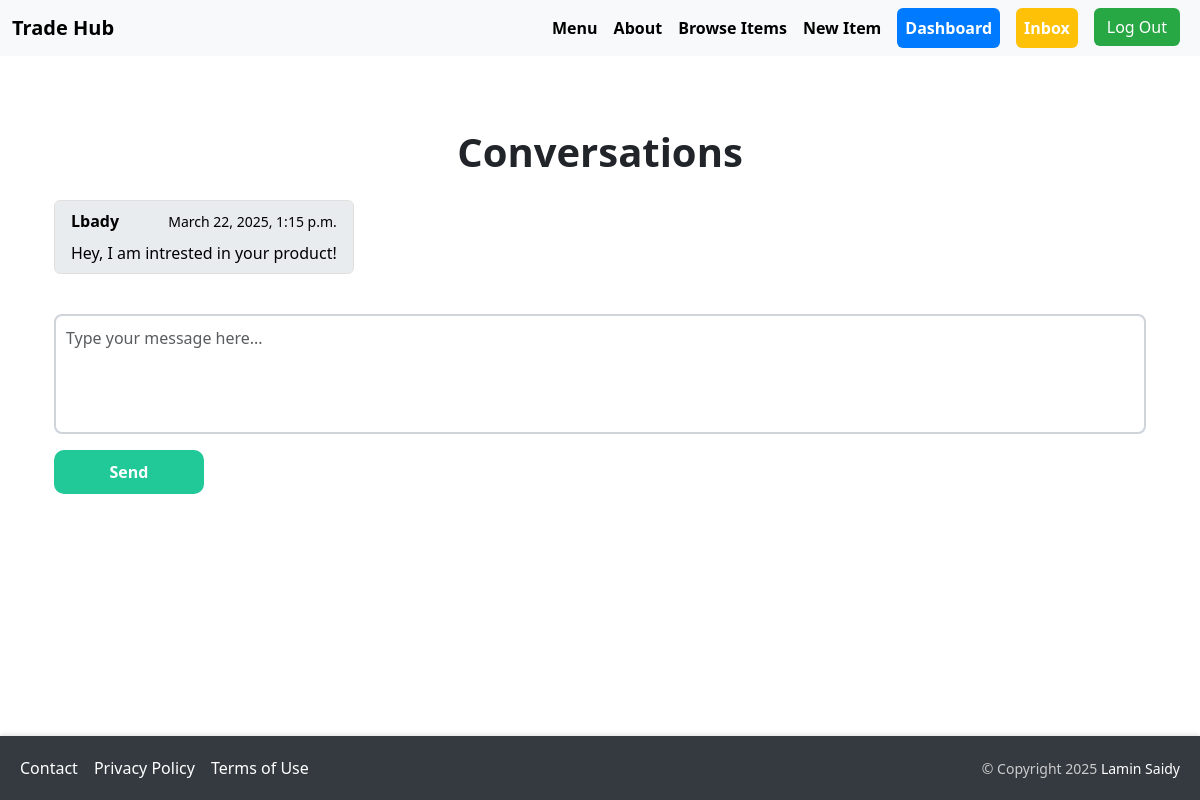
/conversation/detail/1/ (signed in), run on an earlier commit of the app's database.
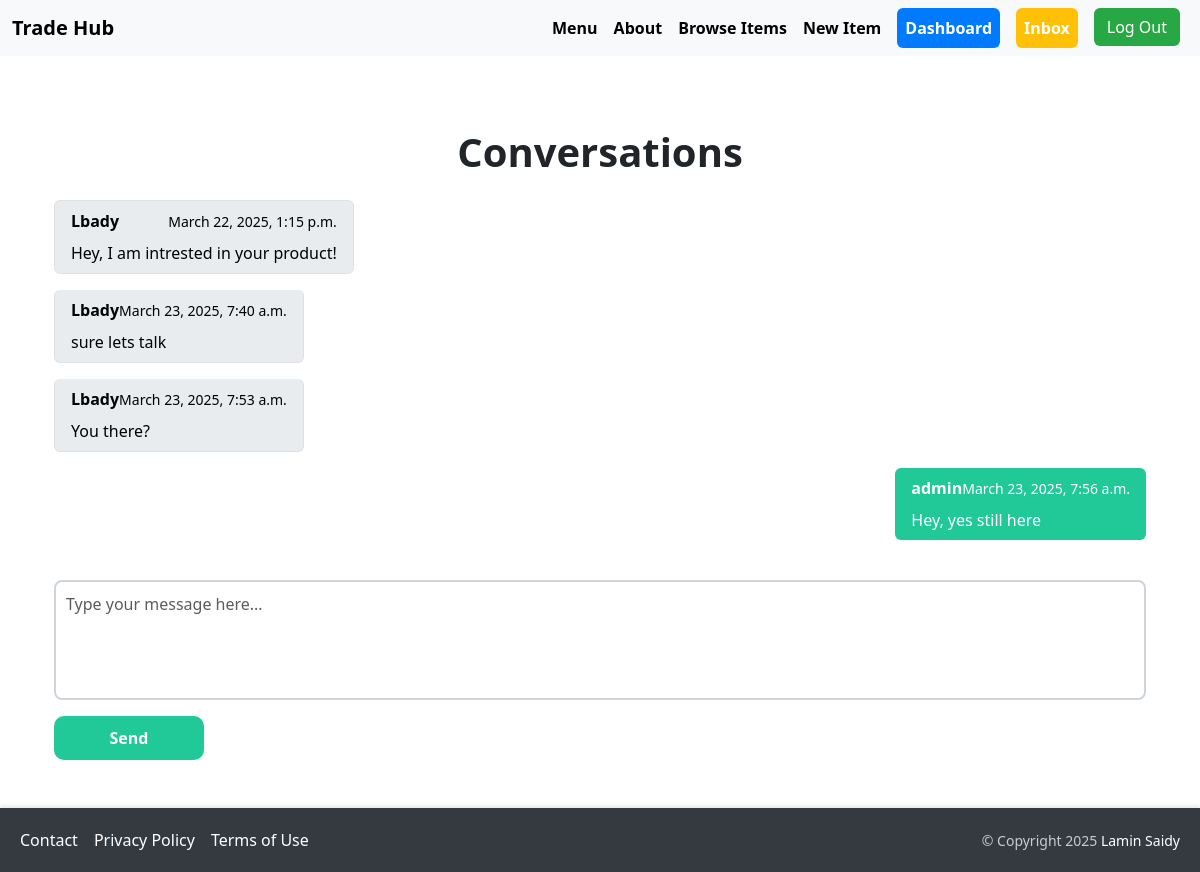
And on a later commit of the database.
### conversation/models.py (models this page shows, shortened)
class ConversationMessage(models.Model):
    conversation = models.ForeignKey(Conversation, related_name='messages', on_delete=models.CASCADE)
    content = models.TextField()
    created_at = models.DateTimeField(auto_now_add=True)
    created_by = models.ForeignKey(User, related_name='created_messages', on_delete=models.CASCADE)
    class Meta:
        ordering = ('created_at',)
        verbose_name = 'Conversation Message'
        verbose_name_plural = 'Conversation Messages'

### conversation/views.py (the view)
# urls.py: path('detail/<int:pk>/', views.detail, name='detail'),
@login_required
def detail(request, pk):
    conversation = get_object_or_404(Conversation, members__in=[request.user.id], pk=pk)
    if request.method == 'POST':
        form = ConversationMessageForm(request.POST)
        if form.is_valid():
            conversation_message = form.save(commit=False)
            conversation_message.conversation = conversation
            conversation_message.created_by = request.user
            conversation_message.save()
            conversation.save()
            return redirect('conversation:detail', pk=pk)
    else:
        form = ConversationMessageForm()
    return render(request, 'conversation/detail.html', {
        'conversation': conversation,
        'form': form
    })

### conversation/forms.py
class ConversationMessageForm(forms.ModelForm):
    class Meta:
        model = ConversationMessage
        fields = ('content',)
        widgets = {
            'content': forms.Textarea(attrs={
                'class': 'form-control modern-textarea',  # Added custom class
                'rows': 4,
                'placeholder': 'Type your message here...',
                'style': 'resize: none;',  # Disable textarea resizing
            }),
        }
    def __init__(self, *args, **kwargs):
        super().__init__(*args, **kwargs)
        for field in self.fields:
            self.fields[field].widget.attrs.update({
                'class': 'form-control modern-input',  # Added custom class
            })

### conversation/templates/conversation/detail.html (shortened to what this page needs)
{% extends 'products/base.html' %}
{% block content %}
<div class="container mt-5">
    <h1 class="mb-4 text-center fw-bold">Conversations</h1>
    <div class="list-group mb-4">
        {% for message in conversation.messages.all %}
            <div class="list-group-item {% if message.created_by == request.user %}message-sent{% else %}message-received{% endif %} mb-3 rounded">
                <div class="d-flex justify-content-between align-items-center mb-2">
                    <strong>{{ message.created_by.username }}</strong>
                    <small>{{ message.created_at|date:"F j, Y, g:i a" }}</small>
                </div>
                <p class="mb-0">{{ message.content }}</p>
            </div>
        {% endfor %}
    </div>
    <form method="post" action="." class="mt-4">
        <div class="mb-3">
            {{ form.content }}
        </div>
        <button type="submit" class="btn btn-primary" style="width: 150px;">Send</button>
    </form>
</div>
{% endblock %}

What changed in the data, as far as the page shows it:
added ConversationMessage: created_by.username "Lbady", created_at "March 23, 2025, 7:40 a.m.", content "sure lets talk"
added ConversationMessage: created_by.username "Lbady", created_at "March 23, 2025, 7:53 a.m.", content "You there?"
added ConversationMessage: created_by.username "admin", created_at "March 23, 2025, 7:56 a.m.", content "Hey, yes still here"
